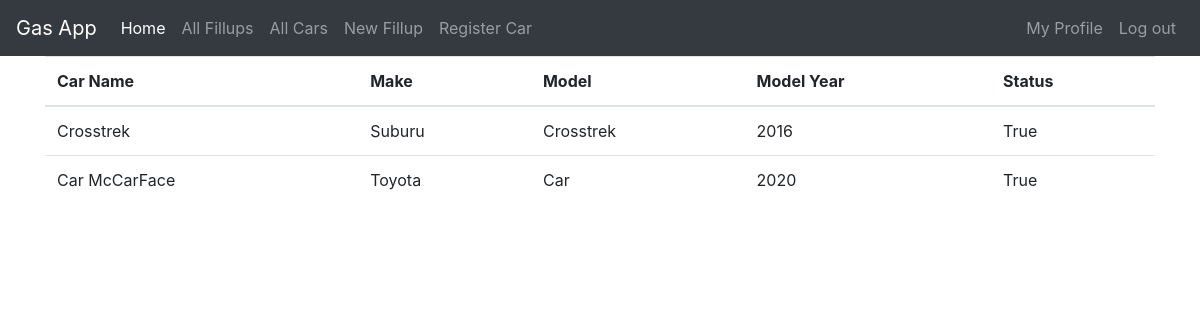
Screenshot of /cars/ (signed in) with the database file from the repository.
### fillups/models.py (models this page shows, shortened)
class Car(models.Model):
    name = models.CharField(max_length=25)
    make = models.CharField(max_length=25)
    model = models.CharField(max_length=25)
    model_year = models.IntegerField(choices=MODEL_YEARS)
    status = models.BooleanField(choices=STATUS)

### fillups/views.py (the view)
# urls.py: path('cars/',views.CarListView.as_view(),name='car_list'),
class CarListView(ListView):
    model = Car

### fillups/templates/fillups/car_list.html
{% extends 'base.html' %}
{% block content %}
<div class="centerstage">
  <table class="table">
    <thead>
      <tr>
        <th>Car Name</th>
        <th>Make</th>
        <th>Model</th>
        <th>Model Year</th>
        <th>Status</th>
      </tr>
    </thead>
    <tbody>
      {% for car in car_list %}
        <tr>
          <div class="fillup">
            <td>{{ car.name }}</td>
            <td>{{ car.make }}</td>
            <td>{{ car.model }}</td>
            <td>{{ car.model_year }}</td>
            <td>{{ car.status }}</td>
          </div>
        </tr>
      {% endfor %}
    </tbody>
  </table>
</div>
{% endblock %}

### rows the page displays
Car: name "Crosstrek", make "Suburu", model "Crosstrek", model_year "2016", status "True"
Car: name "Car McCarFace", make "Toyota", model "Car", model_year "2020", status "True"
